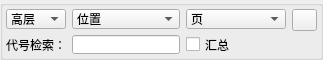
               <widget class="QGroupBox" name="groupUnitFilter">
                <property name="minimumSize">
                 <size>
                  <width>0</width>
                  <height>30</height>
                 </size>
                </property>
                <property name="maximumSize">
                 <size>
                  <width>16777215</width>
                  <height>60</height>
                 </size>
                </property>
                <property name="title">
                 <string/>
                </property>
                <layout class="QGridLayout" name="gridLayout_4">
                 <property name="leftMargin">
                  <number>3</number>
                 </property>
                 <property name="topMargin">
                  <number>3</number>
                 </property>
                 <property name="rightMargin">
                  <number>3</number>
                 </property>
                 <property name="bottomMargin">
                  <number>3</number>
                 </property>
                 <item row="0" column="4">
                  <widget class="QPushButton" name="BtnUnitFilter">
                   <property name="minimumSize">
                    <size>
                     <width>22</width>
                     <height>22</height>
                    </size>
                   </property>
                   <property name="maximumSize">
                    <size>
                     <width>25</width>
                     <height>25</height>
                    </size>
                   </property>
                   <property name="text">
                    <string/>
                   </property>
                   <property name="icon">
                    <iconset resource="image.qrc">
                     <normaloff>:/new/prefix1/image/重置.png</normaloff>:/new/prefix1/image/重置.png</iconset>
                   </property>
                  </widget>
                 </item>
                 <item row="0" column="2">
                  <widget class="QComboBox" name="CbUnitPage">
                   <property name="minimumSize">
                    <size>
                     <width>100</width>
                     <height>0</height>
                    </size>
                   </property>
                   <item>
                    <property name="text">
                     <string>页</string>
                    </property>
                   </item>
                  </widget>
                 </item>
                 <item row="0" column="0">
                  <widget class="QComboBox" name="CbUnitGaoceng">
                   <item>
                    <property name="text">
                     <string>高层</string>
                    </property>
                   </item>
                  </widget>
                 </item>
                 <item row="0" column="1">
                  <widget class="QComboBox" name="CbUnitPos">
                   <item>
                    <property name="text">
                     <string>位置</string>
                    </property>
                   </item>
                  </widget>
                 </item>
                 <item row="1" column="0">
                  <widget class="QLabel" name="label_5">
                   <property name="text">
                    <string>代号检索：</string>
                   </property>
                  </widget>
                 </item>
                 <item row="1" column="1">
                  <widget class="QLineEdit" name="EdUnitTagSearch">
                   <property name="styleSheet">
                    <string notr="true"/>
                   </property>
                  </widget>
                 </item>
                 <item row="1" column="2">
                  <widget class="QCheckBox" name="CbUnitTogether">
                   <property name="text">
                    <string>汇总</string>
                   </property>
                  </widget>
                 </item>
                </layout>
               </widget>
